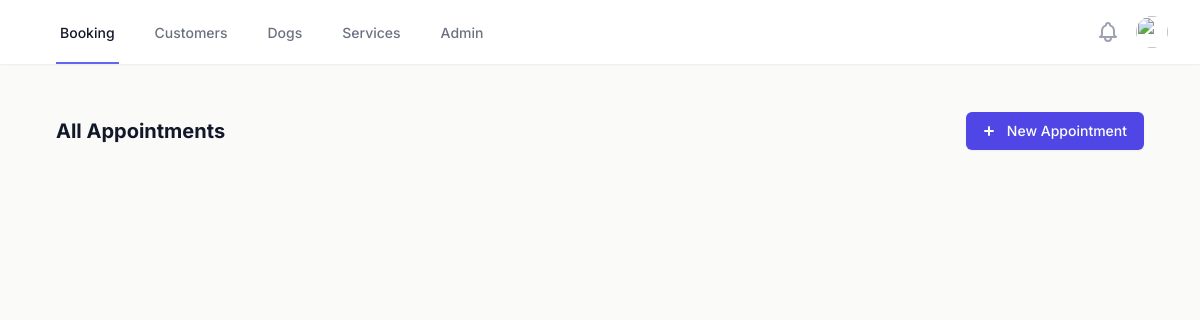
/booking/, run on an earlier commit of the app's database.
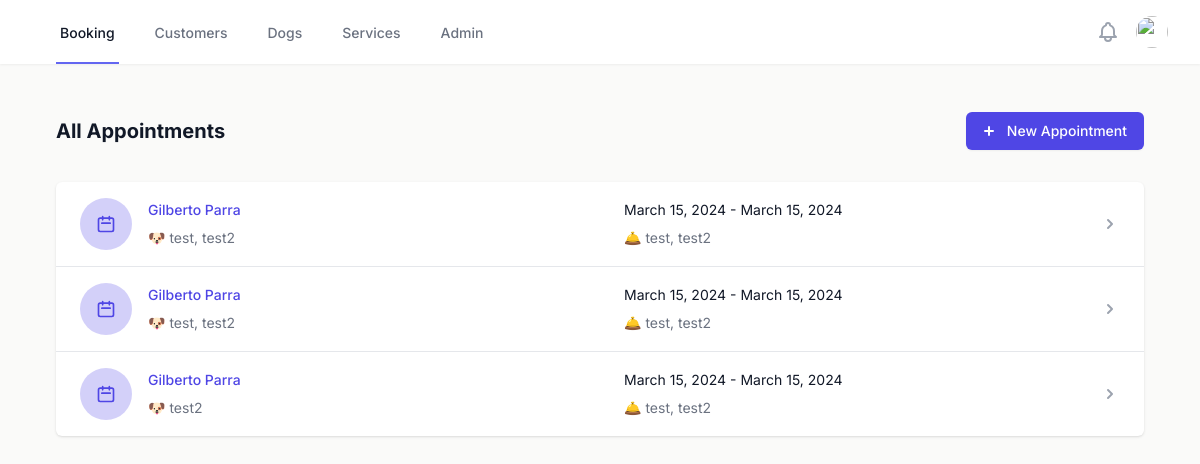
And on a later commit of the database.
### booking/models.py (models this page shows, shortened)
class Appointment(models.Model):
    id = models.UUIDField(
        primary_key=True,
        default=uuid.uuid4,
        editable=False)
    start_date = models.DateField()
    end_date = models.DateField()
    email_confirmation = models.BooleanField(default=False)
    created = models.DateTimeField(auto_now_add=True, editable=False)
    last_updated = models.DateTimeField(auto_now=True, editable=False)
    customer = models.ForeignKey(Customer, on_delete=models.CASCADE)
    dogs = models.ManyToManyField(Dog, blank=True, related_name='appointment_dogs')
    services = models.ManyToManyField(Service, blank=True)
    class Meta:
        ordering = ("start_date",)

class Customer(models.Model):
    id = models.UUIDField(
        primary_key=True,
        default=uuid.uuid4,
        editable=False)
    first_name = models.CharField(max_length=50, blank=True)
    last_name = models.CharField(max_length=100, blank=True)
    email = models.EmailField(blank=True)
    created = models.DateTimeField(auto_now_add=True, editable=False)
    last_updated = models.DateTimeField(auto_now=True, editable=False)
    class Meta:
        verbose_name = 'Customer'
        verbose_name_plural = 'Customers'
        ordering = ("first_name",)
    def __str__(self):
        return str(self.first_name + " " + self.last_name)

class Dog(models.Model):
    id = models.UUIDField(
        primary_key=True,
        default=uuid.uuid4,
        editable=False)
    first_name = models.CharField(max_length=50, blank=True)
    last_name = models.CharField(max_length=100, blank=True)
    created = models.DateTimeField(auto_now_add=True, editable=False)
    last_updated = models.DateTimeField(auto_now=True, editable=False)
    owners = models.ManyToManyField(Customer, blank=True, related_name='owners')
    owner = models.ForeignKey(Customer, on_delete=models.CASCADE, null=True)
    class Meta:
        verbose_name = 'Dog'
        verbose_name_plural = 'Dogs'
        ordering = ("first_name",)

class Service(models.Model):
    id = models.UUIDField(
        primary_key=True,
        default=uuid.uuid4,
        editable=False)
    name = models.CharField(max_length=100, blank=True)
    description = models.TextField(blank=True)
    created = models.DateTimeField(auto_now_add=True, editable=False)
    last_updated = models.DateTimeField(auto_now=True, editable=False)
    class Meta:
        verbose_name = 'Service'
        verbose_name_plural = 'Services'
        ordering = ("name",)

### booking/views.py (the view)
# urls.py: path('', views.AppointmentListView.as_view(), name='book_appointment'),
class AppointmentListView(ListView):
    model = models.Appointment
    template_name = 'booking/appointment_list.html'
    appointments = models.Appointment.objects.all()
    def get(self, request):
        return render(request, self.template_name, {"object_list": self.appointments})

### templates/booking/appointment_list.html
{% extends "index.html" %}
{% block content %}
<div class="pb-8 sm:flex sm:items-center sm:justify-between">
    <h3 class="text-xl leading-6 font-bold text-gray-900">All Appointments</h3>
    <div class="mt-3 sm:mt-0 sm:ml-4">
        <a class="btn btn-primary" href="{% url 'appointment_form' %}">
            <button type="button" class="inline-flex items-center px-4 py-2 border border-transparent rounded-md shadow-sm text-sm font-medium text-white bg-indigo-600 hover:bg-indigo-700 focus:outline-none focus:ring-2 focus:ring-offset-2 focus:ring-indigo-500">
                <svg class="-ml-1 mr-2 h-5 w-5" xmlns="http://www.w3.org/2000/svg" viewBox="0 0 20 20" fill="currentColor" aria-hidden="true">
                    <path fill-rule="evenodd" d="M10 5a1 1 0 011 1v3h3a1 1 0 110 2h-3v3a1 1 0 11-2 0v-3H6a1 1 0 110-2h3V6a1 1 0 011-1z" clip-rule="evenodd" />
                </svg>
                <span>New Appointment</span>
            </button>
        </a>
    </div>
</div>
<div class="bg-white shadow overflow-hidden sm:rounded-md">
    <ul role="list" class="divide-y divide-gray-200">
        {% for object in object_list %}
        {% include '../partials/appointment-card.html' with appointment=object %}
        {% endfor %}
    </ul>
</div>
{% endblock %}

### templates/index.html (shortened to what this page needs)
{% load static %}
<!DOCTYPE html>
<html lang="en" class="h-full">
    <head>
        <script src="https://cdn.tailwindcss.com"></script>
        <link rel="stylesheet" href="https://cdnjs.cloudflare.com/ajax/libs/font-awesome/6.0.0/css/all.min.css" />
        <link rel="stylesheet" href="https://cdn.jsdelivr.net/npm/tw-elements/dist/css/index.min.css" />
        <script src="https://cdn.tailwindcss.com"></script>
    </head>
    <body id="app" class="bg-stone-50 h-full">
        {% include './partials/nav.html' %}
        <main class="flex-1 pb-8 ">
            <div class="max-w-6xl mx-auto px-4 sm:px-6 lg:px-8 pt-12">
                {% block content %}{% endblock %}
            </div>
        </main>
    </body>
</html>

### templates/partials/nav.html (shortened to what this page needs)
<nav class="bg-white drop-shadow-sm">
    <div class="max-w-7xl mx-auto px-4 sm:px-6 lg:px-8">
        <div class="flex justify-between h-16">
            <div class="flex">
                <div class="hidden md:ml-6 md:flex md:space-x-8">
                    <a href="/" class="border-indigo-500 text-gray-900 inline-flex items-center px-1 pt-1 border-b-2 text-sm font-medium"> Booking </a>
                    <a href="#" class="border-transparent text-gray-500 hover:border-gray-300 hover:text-gray-700 inline-flex items-center px-1 pt-1 border-b-2 text-sm font-medium"> Customers </a>
                    <a href="#" class="border-transparent text-gray-500 hover:border-gray-300 hover:text-gray-700 inline-flex items-center px-1 pt-1 border-b-2 text-sm font-medium"> Dogs </a>
                    <a href="#" class="border-transparent text-gray-500 hover:border-gray-300 hover:text-gray-700 inline-flex items-center px-1 pt-1 border-b-2 text-sm font-medium"> Services </a>
                    <a href="/admin" class="border-transparent text-gray-500 hover:border-gray-300 hover:text-gray-700 inline-flex items-center px-1 pt-1 border-b-2 text-sm font-medium"> Admin </a>
                </div>
            </div>
            <div class="flex items-center">
                <div class="hidden md:ml-4 md:flex-shrink-0 md:flex md:items-center">
                    <button type="button" class="bg-white p-1 rounded-full text-gray-400 hover:text-gray-500 focus:outline-none focus:ring-2 focus:ring-offset-2 focus:ring-indigo-500">
                    </button>
                    <div class="ml-3 relative">
                        <div>
                            <button type="button" class="bg-white rounded-full flex text-sm focus:outline-none focus:ring-2 focus:ring-offset-2 focus:ring-indigo-500" id="user-menu-button" aria-expanded="false" aria-haspopup="true">
                            <img class="h-8 w-8 rounded-full" src="https://images.unsplash.com/photo-1472099645785-5658abf4ff4e?ixlib=rb-1.2.1&ixid=eyJhcHBfaWQiOjEyMDd9&auto=format&fit=facearea&facepad=2&w=256&h=256&q=80" alt="">
                            </button>
                        </div>
                    </div>
                </div>
            </div>
        </div>
    </div>
</nav>

### templates/partials/appointment-card.html
<li>
    <a href="{% url 'appointment_details' appointment.id %}" class="block hover:bg-gray-50">
        <div class="flex items-center px-4 py-4 sm:px-6">
            <div class="min-w-0 flex-1 flex items-center">
                <div class="flex-shrink-0 bg-indigo-600/25 p-4 rounded-full">
                    <svg xmlns="http://www.w3.org/2000/svg" class="h-5 w-5" fill="none" viewBox="0 0 24 24" stroke="#4f46e5" stroke-width="2">
                        <path stroke-linecap="round" stroke-linejoin="round" d="M8 7V3m8 4V3m-9 8h10M5 21h14a2 2 0 002-2V7a2 2 0 00-2-2H5a2 2 0 00-2 2v12a2 2 0 002 2z" />
                    </svg>
                </div>
                <div class="min-w-0 flex-1 px-4 md:grid md:grid-cols-2 md:gap-4">
                    <div>
                        <p class="text-sm font-medium text-indigo-600 truncate">{{ appointment.customer }}</p>
                        <p class="mt-2 flex items-center text-sm text-gray-500">
                            🐶 {% for dog in appointment.dogs.all %} {% if forloop.last %}
                            {{ dog.first_name }}
                            {% else %}
                            {{ dog.first_name }},
                            {% endif %}
                            {% endfor %}
                        </p>
                    </div>
                    <div class="hidden md:block">
                        <div>
                            <p class="text-sm text-gray-900">
                                {{ appointment.start_date }} - {{ appointment.end_date }}
                            </p>
                            <p class="mt-2 flex items-center text-sm text-gray-500">
                                🛎️ {% for service in appointment.services.all %} {% if forloop.last %}
                                {{ service.name }}
                                {% else %}
                                {{ service.name }},
                                {% endif %}
                                {% endfor %}
                            </p>
                        </div>
                    </div>
                </div>
            </div>
            <div>
                <svg class="h-5 w-5 text-gray-400" xmlns="http://www.w3.org/2000/svg" viewBox="0 0 20 20" fill="currentColor" aria-hidden="true">
                    <path fill-rule="evenodd" d="M7.293 14.707a1 1 0 010-1.414L10.586 10 7.293 6.707a1 1 0 011.414-1.414l4 4a1 1 0 010 1.414l-4 4a1 1 0 01-1.414 0z" clip-rule="evenodd" />
                </svg>
            </div>
        </div>
    </a>
</li>

What changed in the data, as far as the page shows it:
added Appointment: customer "Gilberto Parra", start_date "March 15, 2024", end_date "March 15, 2024"
added Dog: first_name "test"
added Dog: first_name "test2"
added Service: name "test"
added Service: name "test2"
added Appointment: customer "Gilberto Parra", start_date "March 15, 2024", end_date "March 15, 2024"
added Appointment: customer "Gilberto Parra", start_date "March 15, 2024", end_date "March 15, 2024"
